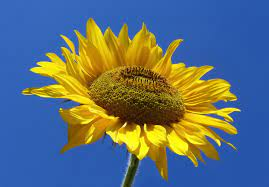
#> input picture sunflower.jpg, 269 x 187 px, found by its file name
$ jupyter execute LGMVIP_task4_Image_to_Pencil_Sketch_with_Python.ipynb   (shell and % lines are left out)
#> lines starting #> are read from the running program, lines starting #| are printed output that depends on the picture
[cell 1]
import  cv2
import matplotlib.pyplot as plt
print("Imported Successfully!")

[cell 2]
def show(title,img,cmap='RdBu'):
    plt.imshow(img,cmap=cmap)
    plt.title(title)

[cell 3]
image=plt.imread("/content/sunflower.jpg")
#> image is the input picture: shape (187, 269, 3); mean R, G, B 94, 110.9, 118.5
show("/content/sunflower.jpg",image,'RdBu')

[cell 4]
gray_image=cv2.cvtColor(image,cv2.COLOR_RGB2GRAY)
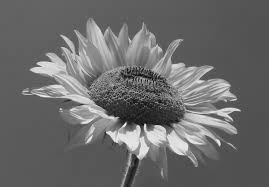
#> gray_image: shape (187, 269); min 8, max 242, mean 106.6
show("gray_image",gray_image,'gray')

[cell 5]
inverted_image =255-gray_image
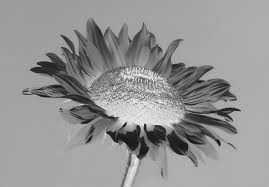
#> inverted_image: shape (187, 269); min 13, max 247, mean 148.4
show("inverted_image",inverted_image,'gray')

[cell 6]
blurred_image =cv2.GaussianBlur(inverted_image,(21,21),0)
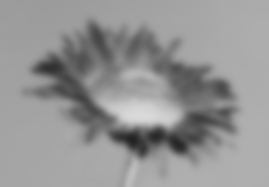
#> blurred_image: shape (187, 269); min 34, max 218, mean 148.4
show("blurred_image",blurred_image,'gray')

[cell 7]
inverted_blurred=255-blurred_image
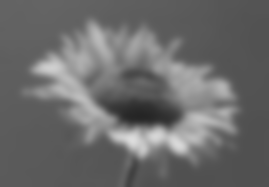
#> inverted_blurred: shape (187, 269); min 37, max 221, mean 106.6
pencil_sketch=cv2.divide(gray_image,inverted_blurred,scale=220.0)
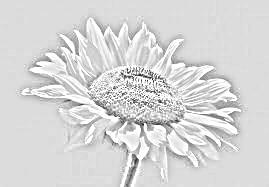
#> pencil_sketch: shape (187, 269); min 22, max 255, mean 215.5
show("pencil_sketch",pencil_sketch,'gray')
